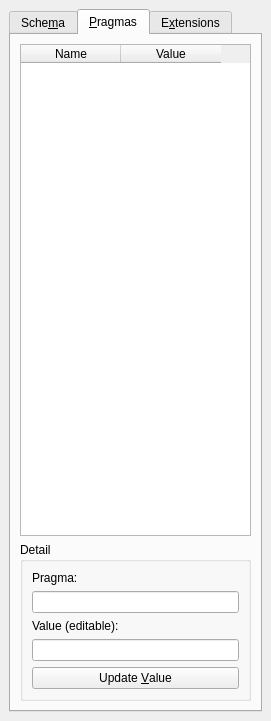
<?xml version="1.0" encoding="UTF-8"?>
<ui version="4.0">
 <class>SchemaBrowser</class>
 <widget class="QWidget" name="SchemaBrowser">
  <property name="geometry">
   <rect>
    <x>0</x>
    <y>0</y>
    <width>271</width>
    <height>721</height>
   </rect>
  </property>
  <property name="windowTitle">
   <string>Form</string>
  </property>
  <layout class="QGridLayout">
   <property name="margin">
    <number>9</number>
   </property>
   <property name="spacing">
    <number>6</number>
   </property>
   <item row="0" column="0">
    <widget class="QTabWidget" name="schemaTabWidget">
     <property name="currentIndex">
      <number>1</number>
     </property>
     <widget class="QWidget" name="schemaTab">
      <attribute name="title">
       <string>Sche&amp;ma</string>
      </attribute>
      <layout class="QGridLayout">
       <property name="margin">
        <number>9</number>
       </property>
       <property name="spacing">
        <number>6</number>
       </property>
       <item row="0" column="0">
        <widget class="TableTree" name="tableTree">
         <column>
          <property name="text">
           <string>Database</string>
          </property>
         </column>
        </widget>
       </item>
      </layout>
     </widget>
     <widget class="QWidget" name="pragmaTab">
      <attribute name="title">
       <string>&amp;Pragmas</string>
      </attribute>
      <layout class="QGridLayout">
       <property name="margin">
        <number>9</number>
       </property>
       <property name="spacing">
        <number>6</number>
       </property>
       <item row="1" column="0">
        <widget class="QGroupBox" name="groupBox">
         <property name="title">
          <string>Detail</string>
         </property>
         <layout class="QGridLayout">
          <property name="margin">
           <number>9</number>
          </property>
          <property name="spacing">
           <number>6</number>
          </property>
          <item row="1" column="0">
           <widget class="QLineEdit" name="pragmaName">
            <property name="text">
             <string/>
            </property>
            <property name="readOnly">
             <bool>true</bool>
            </property>
           </widget>
          </item>
          <item row="2" column="0">
           <widget class="QLabel" name="value_label">
            <property name="text">
             <string>Value (editable):</string>
            </property>
           </widget>
          </item>
          <item row="0" column="0">
           <widget class="QLabel" name="label_2">
            <property name="text">
             <string>Pragma:</string>
            </property>
           </widget>
          </item>
          <item row="3" column="0">
           <widget class="QLineEdit" name="pragmaValue">
            <property name="text">
             <string/>
            </property>
            <property name="readOnly">
             <bool>false</bool>
            </property>
           </widget>
          </item>
          <item row="4" column="0">
           <widget class="QPushButton" name="setPragmaButton">
            <property name="text">
             <string>Update &amp;Value</string>
            </property>
           </widget>
          </item>
         </layout>
        </widget>
       </item>
       <item row="0" column="0">
        <widget class="QTableWidget" name="pragmaTable">
         <property name="sizePolicy">
          <sizepolicy hsizetype="Expanding" vsizetype="Expanding">
           <horstretch>0</horstretch>
           <verstretch>0</verstretch>
          </sizepolicy>
         </property>
         <property name="editTriggers">
          <set>QAbstractItemView::NoEditTriggers</set>
         </property>
         <property name="alternatingRowColors">
          <bool>true</bool>
         </property>
         <property name="selectionMode">
          <enum>QAbstractItemView::SingleSelection</enum>
         </property>
         <property name="selectionBehavior">
          <enum>QAbstractItemView::SelectRows</enum>
         </property>
         <property name="horizontalScrollMode">
          <enum>QAbstractItemView::ScrollPerPixel</enum>
         </property>
         <column>
          <property name="text">
           <string>Name</string>
          </property>
         </column>
         <column>
          <property name="text">
           <string>Value</string>
          </property>
         </column>
        </widget>
       </item>
      </layout>
     </widget>
     <widget class="QWidget" name="extensionTab">
      <attribute name="title">
       <string>E&amp;xtensions</string>
      </attribute>
      <layout class="QGridLayout" name="gridLayout">
       <item row="0" column="0">
        <widget class="QTableView" name="extensionTableView">
         <property name="alternatingRowColors">
          <bool>true</bool>
         </property>
         <property name="selectionBehavior">
          <enum>QAbstractItemView::SelectRows</enum>
         </property>
        </widget>
       </item>
      </layout>
     </widget>
    </widget>
   </item>
  </layout>
 </widget>
 <customwidgets>
  <customwidget>
   <class>TableTree</class>
   <extends>QTreeWidget</extends>
   <header>tabletree.h</header>
  </customwidget>
 </customwidgets>
 <resources/>
 <connections/>
</ui>
